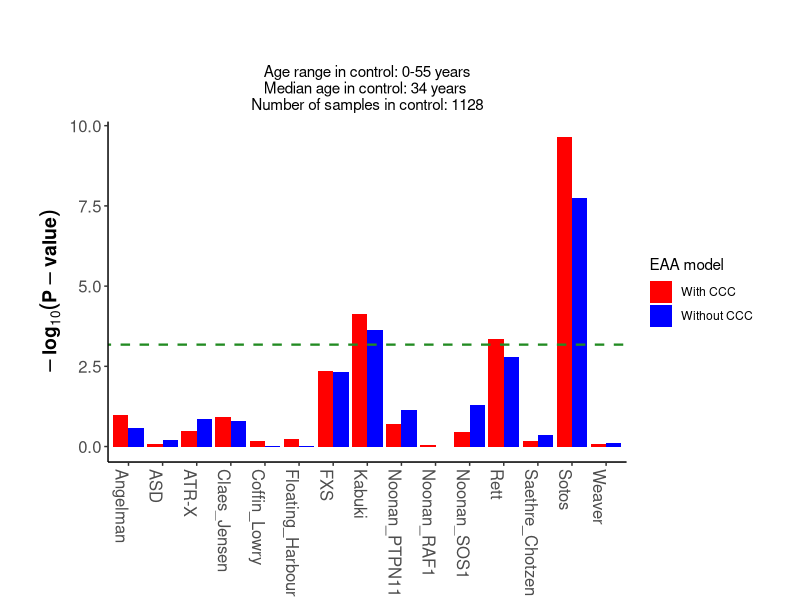
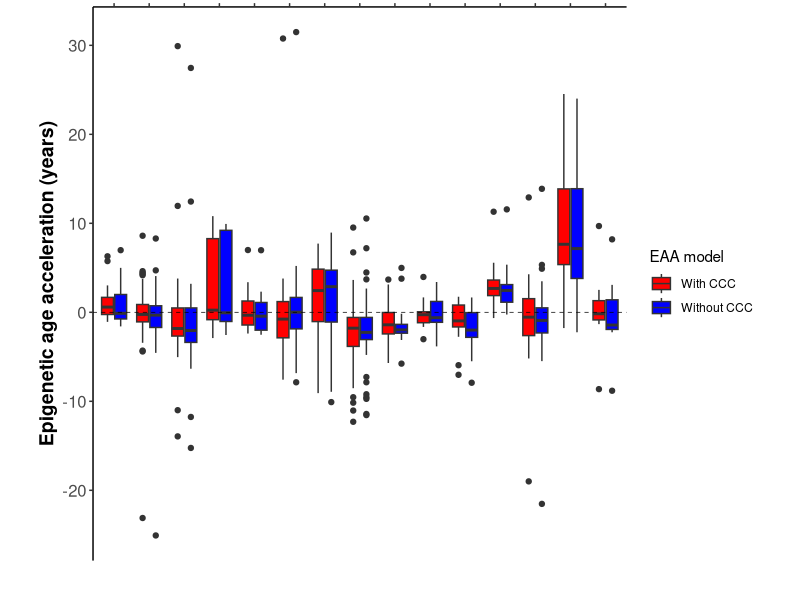

Source code (R) for these figures, in order: (Note: this script raises an error after producing the figures.)
###########################################################################################
#########                                                                         #########
#########                     Daniel Elias Martin Herranz                         #########
#########                             13/09/2018                                  #########
#########                              EMBL-EBI                                   #########
#########                           Thornton group                                #########
#########                                                                         #########
###########################################################################################

###########################################################################################
#####              Biological insights into the epigenetic ageing clock           #########
###########################################################################################
##### Perform the screening for the developmental disorders (i.e. check whether they  #####
##### have an accelerated epigenetic age).                                            #####
##### NOTE: 'delta' is another name for 'Epigenetic Age Acceleration' (EAA).          #####
#####       'ccc' stands for cell composition correction.                             #####
#####       'Extrinsic + intrinsic delta' is equivalent to 'EAA without ccc'.         #####
#####       'Intrinsic delta' is equivalent to 'EAA with ccc'.                        #####
###########################################################################################
##### USAGE: manual                                                                   #####
###########################################################################################

###########################################################
##################### Dependencies ########################
###########################################################

library(data.table);
library(ggplot2);
library(ggpubr);
library(ggthemes);
library(gridExtra);

setwd('~/Desktop/methylation_clock/polycomb_hypothesis/epigenetic_syndromes/syndromes_screen/');


################################################################
################## Run the pipeline ############################
################################################################

##### 1. Read the curated data for cases and controls. ##### 

raw_controls <- as.data.frame(fread('final_control_data.tsv'));
raw_cases <- as.data.frame(fread('final_cases_data.tsv'));


##### 2. Process the data. ##### 

## Merge relevant cases.

raw_cases$Disease_status[raw_cases$Disease_status=='LEOPARD_PTPN11' | raw_cases$Disease_status=='Noonan_PTPN11'] <- 'Noonan_PTPN11';

## Filter the data for the cases. 

n_thr1 <- 5; # Minimum number of samples for a developmental disorder
age_thr2 <- 20; 
n_age_thr2 <- 2; # Minimum number of samples for a developmental disorder with age >= age_thr2

diseases_thr1 <- names(table(raw_cases$Disease_status))[table(raw_cases$Disease_status) >= n_thr1];
print(paste0('Discarding ', names(table(raw_cases$Disease_status))[table(raw_cases$Disease_status) < n_thr1], '...'));
raw_cases <- raw_cases[which(raw_cases$Disease_status %in% diseases_thr1),];

diseases_thr2 <- c();

for(d in unique(raw_cases$Disease_status)){
  
  temp_data <- raw_cases[which(raw_cases$Disease_status==d),];
  temp_n_age <- sum(temp_data$Age_years >= age_thr2);
  if(temp_n_age >= n_age_thr2){
    diseases_thr2 <- c(diseases_thr2,d);
  }else{
    print(paste0('Discarding ', d, '...'));
  }
}

raw_cases <- raw_cases[which(raw_cases$Disease_status %in% diseases_thr2),];

#additional <- which(raw_cases$Disease_status=='ASD' | raw_cases$Disease_status=='FFS' | raw_cases$Disease_status=='Undiagnosed_DD/ID'); # Include in the analysis these disease groups even though there genes are not clearly defined (and have NA for Pathogenic column)
additional <- which(raw_cases$Disease_status=='ASD');
cases_data_final_all <- raw_cases[c(additional, which(raw_cases$Pathogenic=='YES' | raw_cases$Pathogenic=='YES_predicted')), ];
#cases_data_final_all <- raw_cases[c(additional, which(raw_cases$Pathogenic=='YES')), ];
cases_data_final_all$delta_ext_int <- NA;
cases_data_final_all$delta_int <- NA;

## Select age distribution for controls. 

controls_data_final <- raw_controls;
control_max_age <- max(cases_data_final_all$Age_years); # Maximum age in cases: 55 years
controls_data_final <- controls_data_final[which(controls_data_final$Age_years<=control_max_age),]; # Take only controls in 0-55 years range, which is the age range for cases. 

## Fit linear models to controls.

lm_formula_ext_int <- paste0('DNAmAge_noob~Age_years+Sex+', paste(colnames(controls_data_final)[grep('PC',colnames(controls_data_final))], collapse='+'));
lm_formula_int <- paste0('DNAmAge_noob~Age_years+Sex+Gran+CD4T+CD8T+B+Mono+NK+', paste(colnames(controls_data_final)[grep('PC',colnames(controls_data_final))], collapse='+'));

lm_control_ext_int <- lm(lm_formula_ext_int, data=controls_data_final);
lm_control_int <- lm(lm_formula_int, data=controls_data_final);
controls_data_final$delta_ext_int <- lm_control_ext_int$residuals;
controls_data_final$delta_int <- lm_control_int$residuals;


##### 3. Perform the main screening. ##### 

all_diseases <- unique(cases_data_final_all$Disease_status)[order(unique(cases_data_final_all$Disease_status))];
my_palette <- c('orange', 'grey');
plots_delta_ext_int <- list();
plots_delta_int <- list();
plots_scatterplot_DNAmAge <- list();
plots_scatterplot_delta_ext_int <- list();
plots_scatterplot_delta_int <- list();
p_values_ext_int <- c();
p_values_int <- c();
deltas_ext_int_cases <- c();
deltas_int_cases <- c();
disease_vector_deltas <- c();

for(d in all_diseases){
  
  print(d);
  
  # Calculate the deltas for the disease cases and store them.
  
  disease_vector <- c(controls_data_final$Disease_status, cases_data_final_all$Disease_status[which(cases_data_final_all$Disease_status==d)]);
  temp_data <- data.frame(Disease_status=disease_vector,
                          Age_years=c(controls_data_final$Age_years, cases_data_final_all$Age_years[which(cases_data_final_all$Disease_status==d)]),
                          DNAmAge_noob = c(controls_data_final$DNAmAge_noob, cases_data_final_all$DNAmAge_noob[which(cases_data_final_all$Disease_status==d)]),
                          delta_ext_int=c(controls_data_final$delta_ext_int, rep(NA, length(cases_data_final_all$Disease_status[which(cases_data_final_all$Disease_status==d)]))),
                          delta_int=c(controls_data_final$delta_int, rep(NA, length(cases_data_final_all$Disease_status[which(cases_data_final_all$Disease_status==d)]))));
  temp_data$Disease_status <- factor(temp_data$Disease_status, levels=c(d, "Control")); # Right order for plotting
  temp_data$delta_ext_int[temp_data$Disease_status==d] <- cases_data_final_all$delta_ext_int[which(cases_data_final_all$Disease_status==d)] <-
    cases_data_final_all$DNAmAge_noob[cases_data_final_all$Disease_status==d] - as.numeric(predict(lm_control_ext_int, newdata=cases_data_final_all[cases_data_final_all$Disease_status==d,]));
  deltas_ext_int_cases <- c(deltas_ext_int_cases, temp_data$delta_ext_int[temp_data$Disease_status==d]);
  temp_data$delta_int[temp_data$Disease_status==d] <- cases_data_final_all$delta_int[which(cases_data_final_all$Disease_status==d)] <-
    cases_data_final_all$DNAmAge_noob[cases_data_final_all$Disease_status==d] - as.numeric(predict(lm_control_int, newdata=cases_data_final_all[cases_data_final_all$Disease_status==d,]));
  deltas_int_cases <- c(deltas_int_cases, temp_data$delta_int[temp_data$Disease_status==d]);
  disease_vector_deltas <- c(disease_vector_deltas,cases_data_final_all$Disease_status[which(cases_data_final_all$Disease_status==d)]);
  
 # Compare the deltas for cases and controls and store the p-values. 
  
  mc_1 <- list(c(d, "Control"));

  plots_delta_ext_int[[d]] <- ggboxplot(temp_data, x = "Disease_status", y = "delta_ext_int", color = "Disease_status", palette = my_palette, fill="Disease_status", alpha=0.5) +
    theme_classic() +
    theme(axis.text=element_text(size=12, angle=90),
          axis.title=element_text(size=14,face="bold")) +
    xlab("") + ylab("EAA without CCC (years)") +
    ylim(c(-50,50)) +
    geom_abline(slope=0, intercept=0, linetype=2) +
    stat_compare_means(comparisons = mc_1) +
    guides(colour=FALSE, fill=FALSE);
  
  p_values_ext_int <- c(p_values_ext_int, 
                        wilcox.test(x=temp_data$delta_ext_int[temp_data$Disease_status=='Control'], y=temp_data$delta_ext_int[temp_data$Disease_status==d])$p.value);
  
  plots_delta_int[[d]] <- ggboxplot(temp_data, x = "Disease_status", y = "delta_int", color = "Disease_status", palette = my_palette, fill="Disease_status", alpha=0.5) +
    theme_classic() +
    theme(axis.text=element_text(size=12, angle=90),
          axis.title=element_text(size=14,face="bold")) +
    xlab("") + ylab("EAA with CCC (years)") +
    ylim(c(-50,50)) +
    geom_abline(slope=0, intercept=0, linetype=2) +
    stat_compare_means(comparisons = mc_1) +
    guides(colour=FALSE, fill=FALSE);
  
  p_values_int <- c(p_values_int,
                    wilcox.test(x=temp_data$delta_int[temp_data$Disease_status=='Control'], y=temp_data$delta_int[temp_data$Disease_status==d])$p.value);
  
  # Create scatterplots for DNAmAge and EAAs vs chronological age. 
  
  plots_scatterplot_DNAmAge[[d]] <- ggplot(data=temp_data, aes(x=Age_years, y=DNAmAge_noob, col=Disease_status)) + 
    geom_point() + scale_color_manual(values=my_palette) +
    theme_classic() +
    theme(axis.text=element_text(size=12),
          axis.title=element_text(size=14,face="bold"),
          plot.title = element_text(hjust = 0.5),
          plot.subtitle = element_text(hjust = 0.5)) +
    xlab("Chronological age (years)") + ylab("DNAmAge (years)") +
    labs(title = paste0("Control: N=", sum(temp_data$Disease_status=='Control'), "\n",
                        d,": N=", sum(temp_data$Disease_status==d)), 
         subtitle=paste0()) + 
    guides(col=guide_legend(title="Disease status")) + 
    xlim(c(-1,55)) + ylim(c(-1,80)) + geom_abline(slope=1, intercept=0, linetype=2);

  plots_scatterplot_delta_ext_int[[d]] <- ggplot(data=temp_data[temp_data$Disease_status==d,], aes(x=Age_years, y=delta_ext_int)) + 
    geom_point(data=temp_data[temp_data$Disease_status=='Control',], aes(x=Age_years, y=delta_ext_int), col='grey') + 
    geom_abline(slope=0, intercept=0, linetype=2) +
    geom_smooth(method="lm", formula=y~x, show.legend=F, fill='khaki', alpha = 0.3, col='gold') + geom_point(col='orange') + 
    theme_classic() +
    theme(axis.text=element_text(size=12),
          axis.title=element_text(size=14,face="bold"),
          plot.title = element_text(hjust = 0.5),
          plot.subtitle = element_text(hjust = 0.5)) +
    xlab("Chronological age (years)") + ylab("EAA without CCC (years)") +
    labs(title = paste0("Control: N=", sum(temp_data$Disease_status=='Control'), "\n",
                        d,": N=", sum(temp_data$Disease_status==d)), 
         subtitle=paste0()) +  
    xlim(c(-1,55)) + ylim(c(-30,40));
  
  plots_scatterplot_delta_int[[d]] <- ggplot(data=temp_data[temp_data$Disease_status==d,], aes(x=Age_years, y=delta_int)) + 
    geom_point(data=temp_data[temp_data$Disease_status=='Control',], aes(x=Age_years, y=delta_int), col='grey') + 
    geom_abline(slope=0, intercept=0, linetype=2) +
    geom_smooth(method="lm", formula=y~x, show.legend=F, fill='khaki', alpha = 0.3, col='gold') + geom_point(col='orange') + 
    theme_classic() +
    theme(axis.text=element_text(size=12),
          axis.title=element_text(size=14,face="bold"),
          plot.title = element_text(hjust = 0.5),
          plot.subtitle = element_text(hjust = 0.5)) +
    xlab("Chronological age (years)") + ylab("EAA with CCC (years)") +
    labs(title = paste0("Control: N=", sum(temp_data$Disease_status=='Control'), "\n",
                        d,": N=", sum(temp_data$Disease_status==d)), 
         subtitle=paste0()) +  
    xlim(c(-1,55)) + ylim(c(-30,40));
  
  if(d=='Sotos'){Sotos_data <- temp_data}; # Store data for Sotos
  
}


## Export the results of the screening for downstream analysis. ##

write.table(x=controls_data_final, file='controls_data_downstream.tsv', quote=F, sep='\t', row.names=F);
write.table(x=cases_data_final_all, file='cases_data_downstream.tsv', quote=F, sep='\t', row.names=F);

## Export the results for the supplementary information in the paper. ##

controls_supp <- controls_data_final;
controls_supp <- controls_supp[,c(1:9, 17, 36, 37, 18, 10, 11:16, 19:35)];
colnames(controls_supp)[c(1,10:13)] <- c('Sample_ID','DNAmAge_years', 'EAA_without_CCC', 'EAA_with_CCC',
                                         'meanMethBySample');
controls_supp <- controls_supp[order(controls_supp$Disease_status, controls_supp$Batch, controls_supp$Sample_ID),];
write.table(x=controls_supp, file='Additional_file_3.tsv', 
            quote=F, sep='\t', row.names=F);

cases_supp <- cases_data_final_all;
cases_supp <- cases_supp[,c(1:9, 24, 43, 44, 25, 10:23, 26:42)];
colnames(cases_supp)[c(1,10:13)] <- c('Sample_ID','DNAmAge_years', 'EAA_without_CCC', 'EAA_with_CCC',
                                      'meanMethBySample');
cases_supp <- cases_supp[order(cases_supp$Disease_status, cases_supp$Batch, cases_supp$Sample_ID),];
write.table(x=cases_supp, file='Additional_file_2.tsv', 
            quote=F, sep='\t', row.names=F);


##### 4. Create plots to summarise the main screening. ##### 

## Plot the p-values for all the diseases.

overall_p_values_df <- data.frame(Disease_status=rep(all_diseases, 2), 
                                  type=rep(c('Without CCC', 'With CCC'), each=length(all_diseases)),
                                  log10=c(-log10(p_values_ext_int), -log10(p_values_int)));
alpha <- -log10(0.01/(length(all_diseases)));

plot_overall_p_values <- ggplot(data=overall_p_values_df, aes(x=Disease_status, y=log10, fill=type)) + 
  geom_bar(position="dodge", stat="identity") + scale_fill_manual(values=c('red', 'blue')) +
  theme_classic() +
  theme(axis.text=element_text(size=12),
        axis.text.x=element_text(angle = -90, hjust = 0, size=12),
        axis.title=element_text(size=14,face="bold"),
        plot.title = element_text(hjust = 0.5, face="bold"),
        plot.subtitle = element_text(hjust = 0.5),
        plot.margin=unit(c(1,1,-0.5,1), "cm")) +
  xlab("") + ylab(expression(bold(paste(-log[10](P-value))))) +
  labs(title = "", 
       subtitle=paste0("Age range in control: 0-", control_max_age, 
                       " years\nMedian age in control: ", median(controls_data_final$Age_years), 
                       " years \nNumber of samples in control: ", nrow(controls_data_final))) + 
  guides(fill=guide_legend(title="EAA model")) + 
  geom_abline(slope=0, intercept=alpha, linetype=2, col='forestgreen', size=0.8);
ggsave("plots/plot_overall_p_values.pdf", height=6, width=5);


## Plot the deltas for all the diseases.

overall_deltas_df <- data.frame(Disease_status=c(disease_vector_deltas, disease_vector_deltas),
                                type=rep(c('Without CCC', 'With CCC'), each=length(disease_vector_deltas)),
                                deltas=c(deltas_ext_int_cases, deltas_int_cases));

plot_overall_deltas <- ggplot(data=overall_deltas_df, aes(x=Disease_status, y=deltas, fill=type)) + 
  geom_boxplot() + scale_fill_manual(values=c('red', 'blue')) +
  theme_classic() +
  scale_y_continuous(breaks=seq(-40,40,10)) +
  scale_x_discrete(position = "top") + 
  theme(axis.text=element_text(size=12),
        axis.text.x=element_blank(), 
        #axis.text.x=element_text(angle = 90, hjust = 0),
        axis.title=element_text(size=14,face="bold"),
        plot.margin=unit(c(-0.5,1,1,1), "cm")) + 
  xlab("") + ylab("Epigenetic age acceleration (years)") +
  guides(fill=guide_legend(title="EAA model")) + 
  geom_abline(slope=0, intercept=0, linetype=2, size=0.25)+
  #geom_abline(slope=0, intercept=10, linetype=2, size=0.25)+
  #geom_abline(slope=0, intercept=-10, linetype=2, size=0.25);
ggsave("plots/plot_overall_EEA.pdf", height=5, width=5);

pdf("plots/plot_overall_p_values_and_EEA.pdf", height=8, width=6);
grid.arrange(plot_overall_p_values, plot_overall_deltas, ncol=1);
dev.off();

## Scatterplots for Sotos. 

pdf("plots/plot_Sotos_DNAmAge.pdf", height=4, width=4.5);
plots_scatterplot_DNAmAge[['Sotos']];
dev.off();
pdf("plots/plot_Sotos_DNAmAge_no_legend.pdf", height=4, width=4);
plots_scatterplot_DNAmAge[['Sotos']] + theme(legend.position="none");
dev.off();
pdf("plots/plot_Sotos_EEA_without_CCC.pdf", height=4, width=4);
plots_scatterplot_delta_ext_int[['Sotos']];
dev.off();
pdf("plots/plot_Sotos_EEA_with_CCC.pdf", height=4, width=4);
plots_scatterplot_delta_int[['Sotos']];
dev.off();

## Check how EAA behaves for Sotos patients. 

only_Sotos_data <- Sotos_data[Sotos_data$Disease_status=='Sotos',];
summary(lm(delta_ext_int~Age_years, data=only_Sotos_data)); # EAA without CCC, all data, p-value=0.00514
summary(lm(delta_ext_int~Age_years, data=only_Sotos_data[only_Sotos_data$Age_years!=41,])); # EAA without CCC, remove outlier, p-value=0.1087
summary(lm(delta_int~Age_years, data=only_Sotos_data)); # EAA with CCC, all data, p-value=0.00569
summary(lm(delta_int~Age_years, data=only_Sotos_data[only_Sotos_data$Age_years!=41,])); # EAA with CCC, remove outlier, p-value=0.1785

## Scatterplots for all the disorders in screening (supplementary).

supp_scatterplots_list <- list();

z <- 1;

for(i in 1:length(all_diseases)){
  supp_scatterplots_list[[z]] <- plots_scatterplot_DNAmAge[[i]];
  supp_scatterplots_list[[z+1]] <- plots_scatterplot_delta_ext_int[[i]];
  supp_scatterplots_list[[z+2]] <- plots_scatterplot_delta_int[[i]];
  z <- z+3;
}

glist <- lapply(supp_scatterplots_list, ggplotGrob)
ggsave("plots/all_scatterplots_disorders.pdf", marrangeGrob(glist, nrow=5, ncol=3, 
                                layout_matrix=matrix(1:15, nrow=5, ncol=3, byrow=T), top=NULL),
       height=16, width=12);


#### 5. Check the influence of the age range in the controls on the result of the screening. 

max_ages <- seq(5,100, by=1); # This can be changed

diseases_vector <- c();
median_d_age_vector <- c();
n_d_vector <- c();
max_control_ages_vector <- c();
median_control_age_vector <- c();
n_control_vector <- c();
p_values_ext_int_vector <- c(); 
p_values_int_vector <- c();

for (d in all_diseases){
  
  print(paste0('Checking disease ', d, '...'));
  
  # Get the info for the disease.
  
  temp_d <- cases_data_final_all[which(cases_data_final_all$Disease_status==d),];
  diseases_vector <- c(diseases_vector, rep(d, length(max_ages)));
  median_d_age_vector <- c(median_d_age_vector, rep(median(temp_d$Age_years), length(max_ages)));
  n_d_vector <- c(n_d_vector, rep(nrow(temp_d), length(max_ages)));
  
  # Loop over the different age ranges for control. 
  
  for(max_age in max_ages){
    
    #print(paste0('Max. age in control: ', max_age));
    max_control_ages_vector <- c(max_control_ages_vector, max_age);
    
    temp_control <- raw_controls[raw_controls$Age_years <= max_age,];
    median_control_age_vector <- c(median_control_age_vector, median(temp_control$Age_years));
    n_control_vector <- c(n_control_vector, nrow(temp_control));
    
    # Fit linear model to control subset. 
    
    lm_temp_ext_int <- lm(lm_formula_ext_int, data=temp_control);
    lm_temp_int <- lm(lm_formula_int, data=temp_control);
    
    # Obtain deltas for the cases (EAAs).
    
    temp_d_ext_int <- temp_d$DNAmAge_noob - as.numeric(predict(lm_temp_ext_int, newdata=temp_d));
    temp_d_int <- temp_d$DNAmAge_noob - as.numeric(predict(lm_temp_int, newdata=temp_d));
    
    # Compare against control and store the p-values.
    
    p_values_ext_int_vector <- c(p_values_ext_int_vector, 
                                 wilcox.test(x=lm_temp_ext_int$residuals, y=temp_d_ext_int)$p.value);
    p_values_int_vector <- c(p_values_int_vector, 
                             wilcox.test(x=lm_temp_int$residuals, y=temp_d_int)$p.value);
  }
}

## Make the plots. 

ar_df <- data.frame(cbind(diseases_vector, median_d_age_vector, n_d_vector, max_control_ages_vector,
                          median_control_age_vector, n_control_vector, p_values_ext_int_vector, 
                          p_values_int_vector), stringsAsFactors=F);
ar_plots <- list();

for(d in all_diseases){
  
  temp_ar <- data.frame(median_age_controls=rep(as.numeric(ar_df$median_control_age_vector[ar_df$diseases_vector==d]),2),
                        p_values=c(as.numeric(ar_df$p_values_ext_int_vector[ar_df$diseases_vector==d]),
                                   as.numeric(ar_df$p_values_int_vector[ar_df$diseases_vector==d])),
                        model_type=c(rep(c('Without CCC', 'With CCC'), each=length(max_ages)))); 
  md <- as.numeric(unique(ar_df$median_d_age_vector[ar_df$diseases_vector==d]));
  n <- as.numeric(unique(ar_df$n_d_vector[ar_df$diseases_vector==d]));
  
  ar_plots[[d]] <- ggplot(data=temp_ar, aes(x=median_age_controls, y=-log10(p_values), col=model_type)) + 
    geom_point() + geom_line() + scale_color_manual(values=c('red', 'blue')) +
    theme_classic() +
    theme(axis.text=element_text(size=12),
          axis.text.x=element_text(hjust = 0),
          axis.title=element_text(size=14,face="bold"),
          plot.title = element_text(hjust = 0.5),
          plot.subtitle = element_text(hjust = 0.5)) +
    xlab("Median age in control (years)") + ylab(expression(bold(paste(-log[10](P-value))))) +
    labs(title = paste0(d, ' (N=', n, ')')) + 
    guides(col=guide_legend(title="EAA model")) +
    ylim(c(0,13)) +
    geom_vline(xintercept=md, linetype=2, col='orange', size=0.8) +
    geom_abline(slope=0, intercept=-log10(0.01/(length(all_diseases))), linetype=2, col='forestgreen', size=0.8);
}

glist <- lapply(ar_plots, ggplotGrob)
ggsave("plots/effect_median_age_control.pdf", marrangeGrob(glist, nrow=5, ncol=3, 
                                                            layout_matrix=matrix(1:15, nrow=5, ncol=3, byrow=T), top=NULL),
       height=18, width=13.5);


################################################################
################## End of the script ###########################
################################################################
